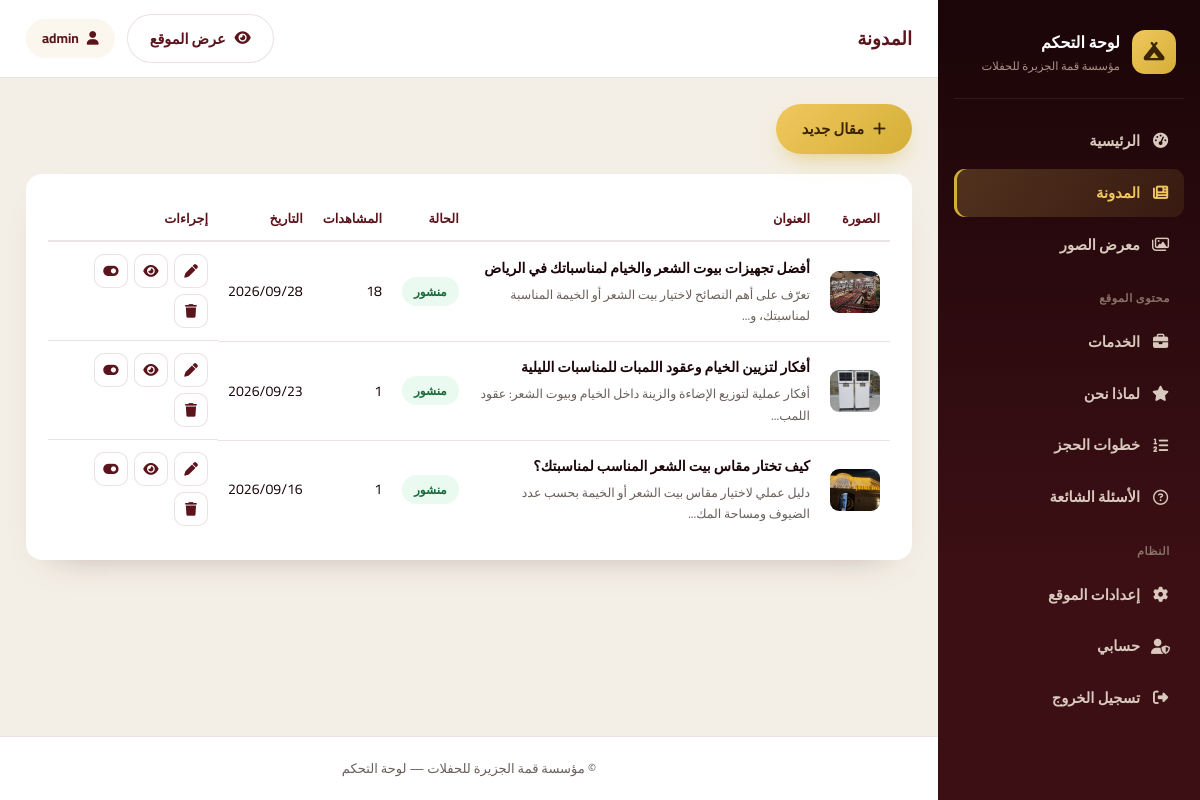
The page /admin/posts.php (signed in) on the database its author committed.
### tables this page shows
CREATE TABLE IF NOT EXISTS `posts` (
  `id` int(11) NOT NULL AUTO_INCREMENT,
  `title` varchar(255) NOT NULL,
  `slug` varchar(255) NOT NULL,
  `excerpt` text DEFAULT NULL,
  `content` longtext DEFAULT NULL,
  `image` varchar(255) DEFAULT '',
  `status` enum('published','draft') DEFAULT 'published',
  `views` int(11) DEFAULT 0,
  `created_at` timestamp NOT NULL DEFAULT current_timestamp(),
  PRIMARY KEY (`id`),
  UNIQUE KEY `slug` (`slug`)
);

### config.php (called while the page is built, shortened)
<?php
function e($v)
{
    return htmlspecialchars((string)$v, ENT_QUOTES, 'UTF-8');
}

### admin/posts.php (the view, shortened to what this page needs)
<?php
require_once __DIR__ . '/includes/auth.php';
$posts = $pdo->query("SELECT * FROM posts ORDER BY created_at DESC")->fetchAll();
include __DIR__ . '/includes/header.php';
?>
<div class="toolbar">
    <a href="post-edit.php" class="btn-gold"><i class="fa-solid fa-plus"></i> مقال جديد</a>
</div>
<div class="panel">
    <?php if ($posts): ?>
    <table class="table">
        <thead>
            <tr>
                <th style="width:70px">الصورة</th>
                <th>العنوان</th>
                <th>الحالة</th>
                <th>المشاهدات</th>
                <th>التاريخ</th>
                <th style="width:170px">إجراءات</th>
            </tr>
        </thead>
        <tbody>
        <?php foreach ($posts as $p): ?>
            <tr>
                <td>
                    <img class="thumb" src="../<?= e($p['image'] ?: 'imgs/img1.jpeg') ?>" alt="">
                </td>
                <td>
                    <strong><?= e($p['title']) ?></strong>
                    <div class="sub"><?= e(mb_substr($p['excerpt'], 0, 70)) ?>...</div>
                </td>
                <td>
                    <span class="badge <?= $p['status'] === 'published' ? 'badge-on' : 'badge-off' ?>">
                        <?= $p['status'] === 'published' ? 'منشور' : 'مسودة' ?>
                    </span>
                </td>
                <td><?= (int)$p['views'] ?></td>
                <td><?= date('Y/m/d', strtotime($p['created_at'])) ?></td>
                <td class="actions">
                    <a class="icon-btn" href="post-edit.php?id=<?= (int)$p['id'] ?>" title="تعديل">
                        <i class="fa-solid fa-pen"></i>
                    </a>
                    <a class="icon-btn" href="../post.php?slug=<?= urlencode($p['slug']) ?>" target="_blank" title="عرض">
                        <i class="fa-solid fa-eye"></i>
                    </a>
                    <form method="post" style="display:inline">
                        <button class="icon-btn" title="تغيير الحالة"><i class="fa-solid fa-toggle-on"></i></button>
                    </form>
                    <form method="post" style="display:inline" data-confirm="هل أنت متأكد من حذف هذا المقال؟">
                        <button class="icon-btn danger" title="حذف"><i class="fa-solid fa-trash"></i></button>
                    </form>
                </td>
            </tr>
        <?php endforeach; ?>
        </tbody>
    </table>
    <?php else: ?>
        <p class="empty">لا توجد مقالات بعد. اضغط "مقال جديد" لإضافة أول مقال.</p>
    <?php endif; ?>
</div>
<?php include __DIR__ . '/includes/footer.php'; ?>

### admin/css/admin.css (style rules this page uses)
:root { --ink:#1a0508; --maroon-deep:#3b0f14; --maroon:#5c141c; --gold:#d4af37; --gold-bright:#f0c75e; --cream:#fbf6ee; --grey:#6b5f5a; --white:#fff; --whatsapp:#25d366; --border:rgba(92,20,28,.12); --radius:16px; --font:'Cairo','Tahoma',sans-serif; }
* { box-sizing:border-box;margin:0;padding:0 }
body { font-family:var(--font);background:#f4efe6;color:var(--ink); line-height:1.75;-webkit-font-smoothing:antialiased; }
a { color:inherit;text-decoration:none }
img { max-width:100%;display:block }
.btn-gold { display:inline-flex;align-items:center;gap:9px; background:linear-gradient(135deg,var(--gold-bright),var(--gold)); color:#3b2400;font-weight:800;font-size:.92rem; padding:12px 26px;border-radius:999px;border:0;cursor:pointer;font-family:var(--font); box-shadow:0 10px 24px -10px rgba(212,175,55,.7); transition:transform .15s ease,box-shadow .15s ease; }
.icon-btn { display:inline-flex;align-items:center;justify-content:center; width:34px;height:34px;border-radius:10px;border:1px solid var(--border); background:#fff;color:var(--maroon);cursor:pointer;font-size:.85rem; transition:background .2s,color .2s,border-color .2s; }
.panel { background:#fff;border-radius:var(--radius);padding:22px; box-shadow:0 16px 36px -26px rgba(59,15,20,.4);margin-bottom:22px; }
.toolbar { display:flex;gap:12px;flex-wrap:wrap;margin-bottom:20px }
.table { width:100%;border-collapse:collapse;font-size:.88rem }
.table th { text-align:right;font-weight:800;color:var(--maroon);font-size:.8rem; padding:11px 10px;border-bottom:2px solid var(--border);white-space:nowrap; }
.table td { padding:12px 10px;border-bottom:1px solid var(--border);vertical-align:middle }
.table tr:last-child td { border-bottom:0 }
.table .sub { font-size:.78rem;color:var(--grey);margin-top:3px }
.thumb { width:56px;height:42px;object-fit:cover;border-radius:9px }
.actions { display:flex;gap:6px;align-items:center;flex-wrap:wrap }
.badge { display:inline-block;padding:4px 12px;border-radius:999px; font-size:.75rem;font-weight:800;white-space:nowrap; }
.badge-on { background:#eafaf0;color:#186b3c }

### rows shown on the page
posts: image (picture), title "أفضل تجهيزات بيوت الشعر والخيام لمناسباتك في الرياض", excerpt "تعرّف على أهم النصائح لاختيار بيت الشعر أو الخيمة المناسبة لمناسبتك، و", status "منشور", views "18", created_at "2026/09/28"
posts: image (picture), title "أفكار لتزيين الخيام وعقود اللمبات للمناسبات الليلية", excerpt "أفكار عملية لتوزيع الإضاءة والزينة داخل الخيام وبيوت الشعر: عقود اللمب", status "منشور", views "1", created_at "2026/09/23"
posts: image (picture), title "كيف تختار مقاس بيت الشعر المناسب لمناسبتك؟", excerpt "دليل عملي لاختيار مقاس بيت الشعر أو الخيمة بحسب عدد الضيوف ومساحة المك", status "منشور", views "1", created_at "2026/09/16"

### other values the page prints
setting('site_name') "مؤسسة قمة الجزيرة للحفلات"
$page_title "المدونة"
$_SESSION['admin_username'] "admin"
setting('copyright') "© مؤسسة قمة الجزيرة للحفلات"
